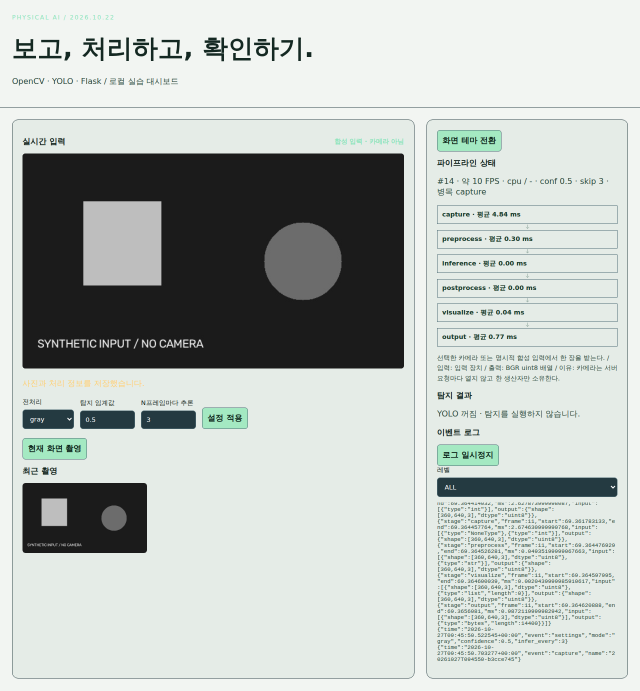
#> input picture labs/2026-10-22/evidence/browser-desktop.png, 1280 x 1381 px (shown at 1/2 size)
$ python step4_opencv_basics.py --image ../evidence/browser-desktop.png
#> lines starting #> are read from the running program, lines starting #| are printed output that depends on the picture
### labs/2026-10-22/vision/pipeline.py
"""OpenCV input → preprocessing → optional YOLO → annotation → JPEG.

Synthetic input is explicitly a demo, never a substitute for real YOLO inference.
"""
from pathlib import Path
from time import perf_counter
import cv2
import numpy as np
from stages import stage

MODES = ("original", "rgb", "gray", "blur", "edges", "threshold", "hsv")


# [11 lines left out: function synthetic_frame, not called in this run]


@stage("preprocess")
def preprocess(frame, mode):
    """<summary>이미지의 색 공간과 특징을 변환한다.</summary>
    <param name="frame">BGR 원본</param><param name="mode">변환 모드</param>
    <input>H×W×3 uint8</input><output>컬러 또는 단일 채널 배열</output>
    <reason>모델에 입력하기 전 비용과 정보 손실을 관찰한다.</reason>"""
    if mode not in MODES:
        raise ValueError(f"mode must be one of {MODES}")
    if mode == "rgb":
        # This array is RGB. Convert it back before passing it to a BGR encoder/model.
        return cv2.cvtColor(frame, cv2.COLOR_BGR2RGB)
    if mode == "gray":
        return cv2.cvtColor(frame, cv2.COLOR_BGR2GRAY)
    if mode == "edges":
        return cv2.Canny(cv2.cvtColor(frame, cv2.COLOR_BGR2GRAY), 80, 160)
    if mode == "blur":
        return cv2.GaussianBlur(frame, (9, 9), 0)
    if mode == "threshold":
        return cv2.threshold(cv2.cvtColor(frame, cv2.COLOR_BGR2GRAY), 127, 255, cv2.THRESH_BINARY)[1]
    if mode == "hsv":
        hsv = cv2.cvtColor(frame, cv2.COLOR_BGR2HSV)
        mask = cv2.inRange(hsv, np.array([15, 80, 60]), np.array([45, 255, 255]))
        return cv2.bitwise_and(frame, frame, mask=mask)
    return frame.copy()


def as_bgr(image, mode):
    """<summary>인코더·모델이 받을 BGR 배열로 맞춘다.</summary>
    <param name="image">변환된 배열</param><param name="mode">원래 변환 모드</param>
    <input>RGB·BGR·회색 배열</input><output>BGR 배열</output>
    <reason>RGB를 그대로 imencode하면 빨강과 파랑이 뒤바뀐다.</reason>"""
    if image.ndim == 2:
        return cv2.cvtColor(image, cv2.COLOR_GRAY2BGR)
    return cv2.cvtColor(image, cv2.COLOR_RGB2BGR) if mode == "rgb" else image.copy()


class YoloDetector:
    """<summary>한 번 로드한 YOLO 모델을 반복 사용한다.</summary>
    <input>가중치와 추론 설정</input><output>탐지 어댑터</output>
    <reason>매 프레임 모델을 다시 읽는 비용을 막는다.</reason>"""
    # [35 lines left out: functions __init__, detect, select_objects, not called in this run]


@stage("visualize")
def draw_objects(canvas, objects):
    """<summary>객체 위치와 점수를 프레임에 그린다.</summary>
    <param name="canvas">BGR 프레임</param><param name="objects">탐지 목록</param>
    <input>프레임·박스</input><output>주석이 그려진 배열</output>
    <reason>rectangle과 putText를 5~7단계에서 재사용한다.</reason>"""
    for obj in objects:
        x1, y1, x2, y2 = map(int, obj["xyxy"])
        cv2.rectangle(canvas, (x1, y1), (x2, y2), (70, 230, 160), 2)
        cv2.putText(canvas, f'{obj["label"]} {obj["confidence"]:.2f}',
                    (x1, max(18, y1 - 8)), cv2.FONT_HERSHEY_SIMPLEX, .5, (70, 230, 160), 1)
    return canvas


@stage("output")
def encode(canvas):
    """<summary>웹에서 볼 수 있는 JPEG 바이트로 압축한다.</summary>
    <param name="canvas">BGR 배열</param><input>시각화 프레임</input><output>JPEG 바이트</output>
    <reason>MJPEG 스트림은 연속된 JPEG 이미지로 구성된다.</reason>"""
    ok, encoded = cv2.imencode(".jpg", canvas)
    if not ok:
        raise RuntimeError("JPEG encoding failed")
    return encoded.tobytes()


def process(frame, mode="original", detector=None, confidence=.5, cached_objects=None):
    """<summary>한 프레임을 변환·추론·시각화·압축한다.</summary>
    <param name="frame">BGR 입력</param><param name="mode">전처리 모드</param>
    <param name="detector">YOLO 또는 없음</param><param name="confidence">임계값</param>
    <param name="cached_objects">추론 생략 시 이전 박스</param>
    <input>프레임과 설정</input><output>JPEG와 계측 정보</output>
    <reason>웹과 이미지·창 실습에서 동일한 처리 코드를 사용한다.</reason>"""
    timings = {}
    start = perf_counter()
    processed = preprocess(frame, mode)
    canvas = as_bgr(processed, mode)
    timings["preprocess"] = (perf_counter() - start) * 1000
    start = perf_counter()
    objects = detector.detect(canvas, confidence) if detector else (cached_objects or [])
    call_ms = (perf_counter() - start) * 1000
    speed = getattr(getattr(detector, "last_result", None), "speed", {}) or {}
    timings["model_preprocess"] = speed.get("preprocess", 0)
    timings["inference"] = speed.get("inference", call_ms) if detector else 0
    timings["postprocess"] = speed.get("postprocess", 0)
    start = perf_counter()
    canvas = draw_objects(canvas, objects)
    timings["visualize"] = (perf_counter() - start) * 1000
    start = perf_counter()
    encoded = encode(canvas)
    timings["output"] = (perf_counter() - start) * 1000
    return encoded, {"mode": mode, "shape": list(processed.shape),
                               "detections": objects, "inference_enabled": detector is not None,
                               "model_call_ms": round(call_ms, 3),
                               "timings_ms": {k: round(float(v), 3) for k, v in timings.items()}}


def save_comparison(frame, directory):
    """<summary>전처리별 실제 이미지를 저장한다.</summary>
    <param name="frame">입력 배열</param><param name="directory">출력 폴더</param>
    <input>이미지</input><output>모드별 JPEG 파일</output>
    <reason>실행 결과를 눈으로 비교할 수 있게 남긴다.</reason>"""
    directory = Path(directory)
    directory.mkdir(parents=True, exist_ok=True)
    for mode in MODES:
        data, _ = process(frame, mode)
        (directory / f"{mode}.jpg").write_bytes(data)


# [11 lines that do not run on import are left out]

### labs/2026-10-22/vision/stages.py
"""함수의 XML 설명과 실제 계측 결과를 대시보드에서 공유한다."""
from collections import deque
from functools import wraps
import inspect
import threading
from time import perf_counter
import xml.etree.ElementTree as ET
from contextvars import ContextVar

REGISTRY = {}
EVENTS = deque(maxlen=500)
LOCK = threading.Lock()
ACTIVE = "idle"
FRAME = ContextVar("frame", default=0)


def describe(value):
    """<summary>배열과 결과의 크기를 간단히 요약한다.</summary>
    <param name="value">입출력 값</param><input>배열·목록·바이트</input>
    <output>shape·dtype 또는 길이</output><reason>영상 전체를 로그에 복사하지 않는다.</reason>"""
    if hasattr(value, "shape"):
        return {"shape": list(value.shape), "dtype": str(value.dtype)}
    if isinstance(value, (bytes, list, tuple)):
        return {"type": type(value).__name__, "length": len(value)}
    return {"type": type(value).__name__}


def stage(name):
    """<summary>함수를 등록하고 실행 시간을 기록한다.</summary>
    <param name="name">단계 식별자</param><input>함수</input>
    <output>계측된 함수</output><reason>설명과 계측의 이름을 일치시키기 위해서다.</reason>"""
    def decorate(function):
        """<summary>원본 설명을 유지한 계측 함수를 만든다.</summary>
        <param name="function">대상 함수</param><input>함수</input><output>래퍼</output>
        <reason>inspect.getdoc이 원본 XML을 읽을 수 있어야 한다.</reason>"""
        REGISTRY[name] = function

        @wraps(function)
        def wrapped(*args, **kwargs):
            """<summary>호출의 시작·종료 시각을 기록한다.</summary>
            <param name="args">위치 인수</param><param name="kwargs">키워드 인수</param>
            <input>호출 인수</input><output>원본 반환값</output><reason>코드 흐름을 바꾸지 않고 계측한다.</reason>"""
            global ACTIVE
            start = perf_counter()
            with LOCK:
                previous = ACTIVE
                ACTIVE = name
            result = None
            try:
                result = function(*args, **kwargs)
                return result
            finally:
                end = perf_counter()
                with LOCK:
                    EVENTS.append({"stage": name, "frame": FRAME.get(), "start": start, "end": end,
                                   "ms": (end-start)*1000, "input": [describe(a) for a in args],
                                   "output": describe(result)})
                    ACTIVE = previous
        return wrapped
    return decorate


# [16 lines left out: function metadata, not called in this run]

### labs/2026-10-22/vision/step4_opencv_basics.py
"""실행: python step4_opencv_basics.py --image runtime/captures/이름.jpg.
--synthetic이면 카메라 없이 검사. 결과는 runtime/comparison/에 저장한다.
"""
import argparse
import json
from pathlib import Path
import cv2
from camera import frames
from pipeline import as_bgr, preprocess, save_comparison, synthetic_frame


def main():
    """<summary>이미지 배열 정보와 색 순서·좌표를 비교한다.</summary>
    <input>파일 또는 카메라·합성 입력</input><output>비교 JPEG와 배열 정보</output>
    <reason>픽셀 좌표와 배열 인덱스의 차이를 실제 값으로 보여준다.</reason>"""
    parser = argparse.ArgumentParser(description=__doc__)
    parser.add_argument("--image", type=Path)
    parser.add_argument("--synthetic", action="store_true")
    parser.add_argument("--out", type=Path, default=Path("runtime/comparison"))
    args = parser.parse_args()
    image = cv2.imread(str(args.image)) if args.image else None
#> image is the input picture: shape (1381, 1280, 3); mean B, G, R 188, 191.7, 185.7
    if image is None:
        if args.synthetic:
            image = synthetic_frame()
        else:
            source = frames()
            try:
                image = next(source)
            finally:
                source.close()
    rgb = preprocess(image, "rgb")
    x, y = min(100, image.shape[1]-1), min(50, image.shape[0]-1)
#> x = 100; y = 50
    info = {"shape": list(image.shape), "dtype": str(image.dtype),
            "min": int(image.min()), "max": int(image.max()), "coordinate_xy": [x, y],
            "array_yx": [y, x], "BGR_pixel": image[y, x].tolist(), "RGB_pixel": rgb[y, x].tolist()}
#> info = {'shape': [1381, 1280, 3], 'dtype': 'uint8', 'min': 16, 'max': 255, 'coordinate_xy': [100, 50], 'array_yx': [50, 100], 'BGR_pixel': [242, 245, 242], 'RGB_pixel': [242, 245, 242]}
    print(json.dumps(info, ensure_ascii=False, indent=2))
#> (printed output is left out)
    save_comparison(image, args.out)
    panels = []
    for label, panel in [("BGR / correct", image.copy()),
                         ("RGB as BGR / wrong colors", rgb.copy()),
                         ("GRAY", as_bgr(preprocess(image, "gray"), "gray"))]:
        cv2.putText(panel, label, (12, 25), cv2.FONT_HERSHEY_SIMPLEX, .55, (255,255,255), 1)
        panels.append(panel)
#> this loop made 3 passes
#> label on passes 1 to 3: 'BGR / correct', 'RGB as BGR / wrong colors', 'GRAY'
#> after the loop, panels = 3 items
    cv2.imwrite(str(args.out / "comparison.jpg"), cv2.hconcat(panels))
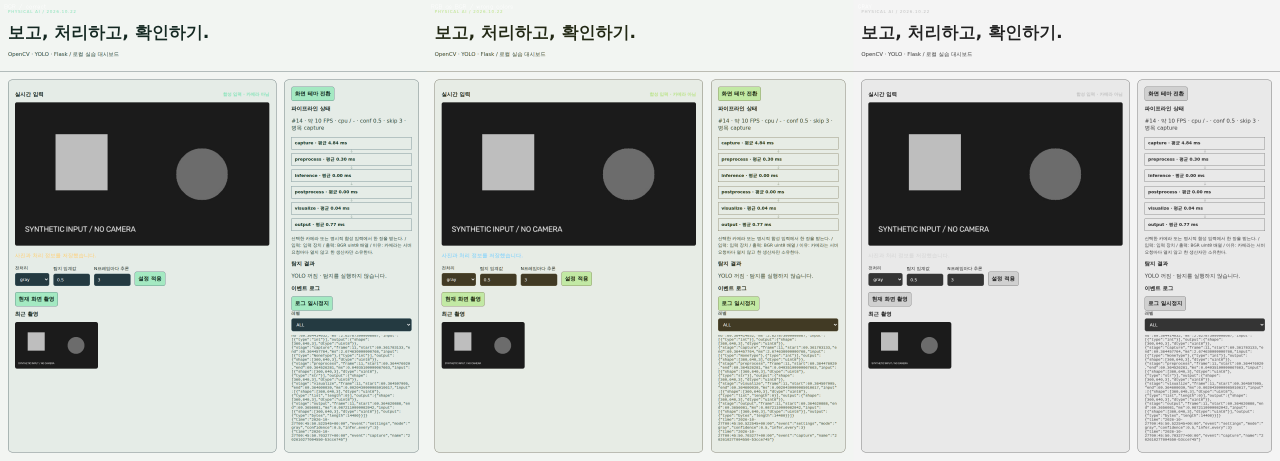
#> saved as comparison.jpg: shape (1381, 3840, 3) (shown at 1/3 size); mean B, G, R 187.7, 190.9, 187.7
    (args.out / "info.json").write_text(json.dumps(info, ensure_ascii=False, indent=2), encoding="utf-8")


if __name__ == "__main__":
    main()

$ run again, on labs/2026-10-22/evidence/browser-mobile.png
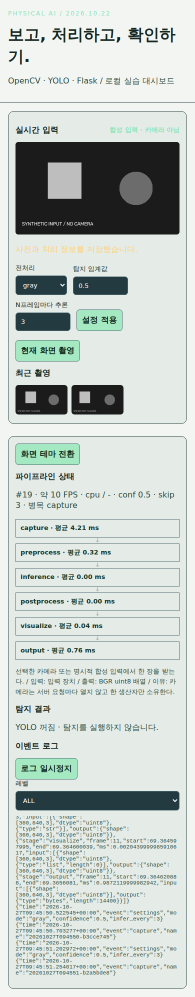
#> input picture labs/2026-10-22/evidence/browser-mobile.png, 390 x 1994 px (shown at 1/2 size)
#> in main, image is the input picture: shape (1994, 390, 3); mean B, G, R 201.2, 205.9, 197.5
#> info = {'shape': [1994, 390, 3], 'dtype': 'uint8', 'min': 16, 'max': 255, 'coordinate_xy': [100, 50], 'array_yx': [50, 100], 'BGR_pixel': [242, 245, 242], 'RGB_pixel': [242, 245, 242]}
#> (printed output is left out)
#> the loop in save_comparison, `for mode in MODES:` made 7 passes
#> pass 3, in wrapped (call 8), `result = function(*args, **kwargs)`:
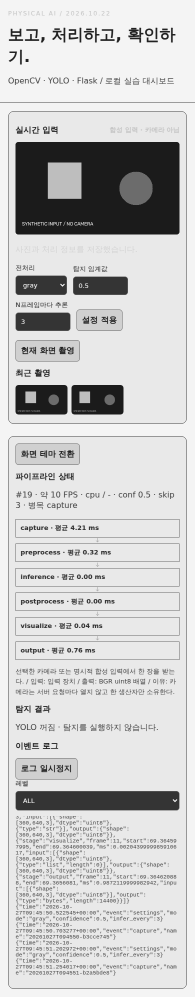
#> result: shape (1994, 390) (shown at 1/2 size); min 22, max 255, mean 202.7
#> the loop in main, `for label, panel in [("BGR / correct", image.copy()), ("RGB as BGR / w..` made 3 passes
#> label on passes 1 to 3: 'BGR / correct', 'RGB as BGR / wrong colors', 'GRAY'
#> after the loop in main, `for label, panel in [("BGR / correct", image.copy()),`: panels = 3 items
#> in main, `cv2.imwrite(str(args.out / "comparison.jpg"), cv2.hconcat(panels))`:
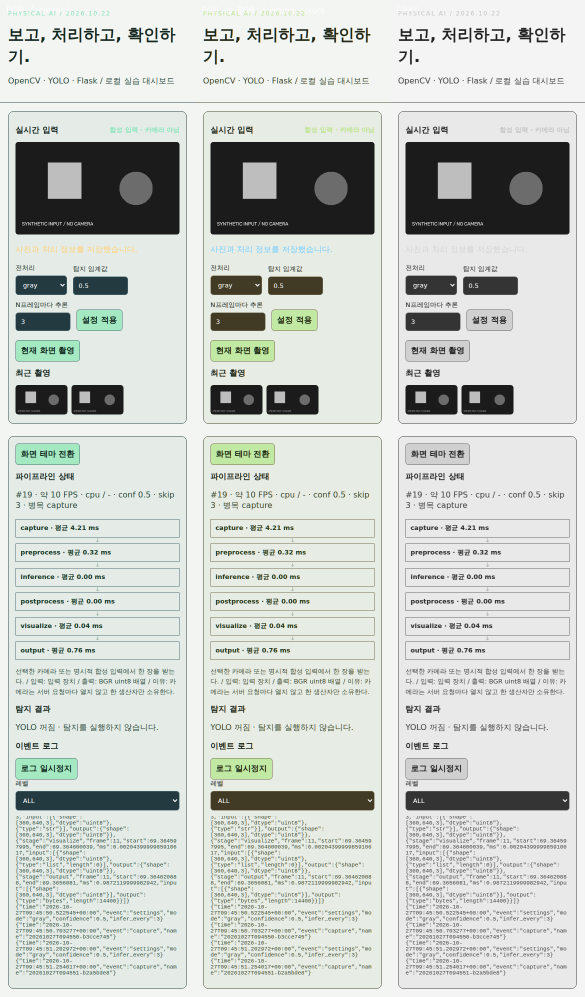
#> saved as comparison.jpg: shape (1994, 1170, 3) (shown at 1/2 size); mean B, G, R 200.5, 204.9, 200.5
